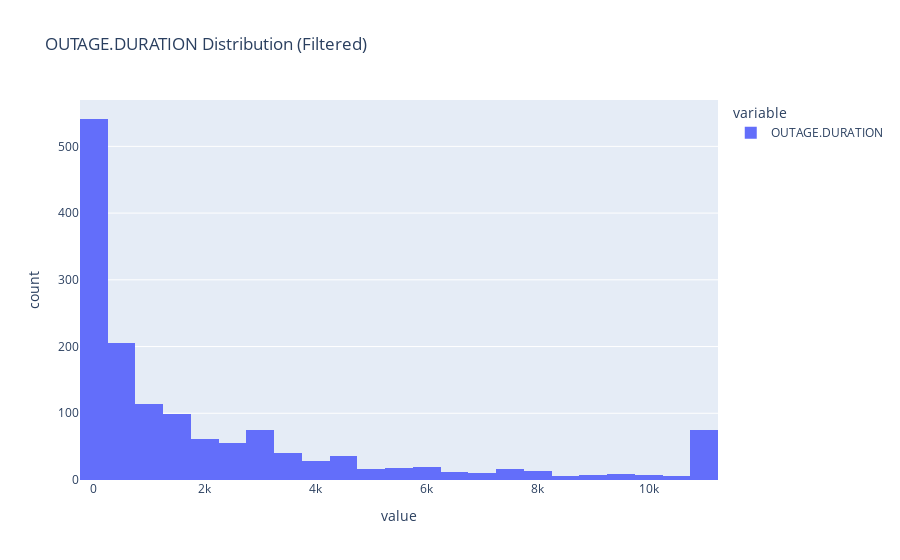
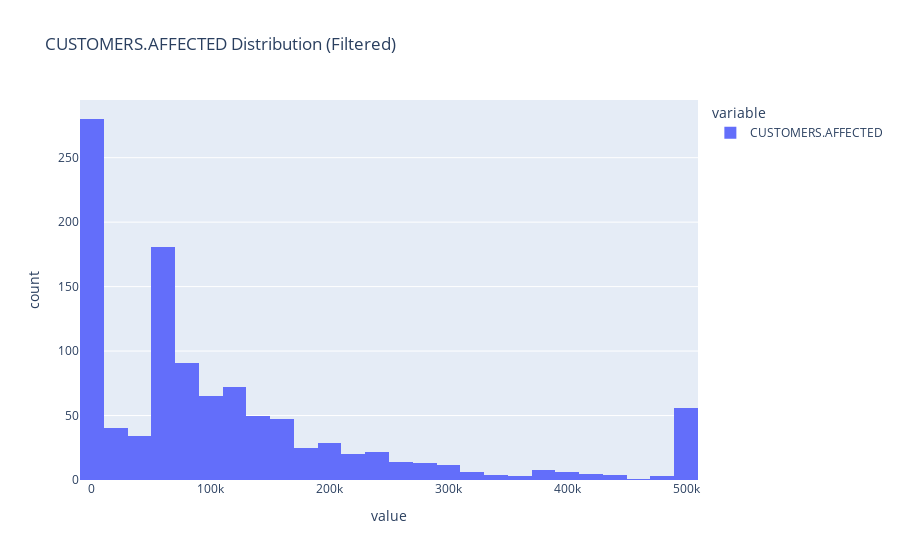

Notebook code cell kept with these figures, in order:
### Markdown cell above
We see some outliers that avoid us to see the details of the lower protion of the data, let's remove them for better representation.

### Code cell
def filter_outliers(column, lower_quantile=0.01, upper_quantile=0.95):
    lower_bound, upper_bound = column.quantile([lower_quantile, upper_quantile])
    return column.clip(lower=lower_bound, upper=upper_bound)

# Apply filtering to each column
filtered_duration = filter_outliers(df['OUTAGE.DURATION'])
filtered_customers_affected = filter_outliers(df['CUSTOMERS.AFFECTED'])

# Plotting histograms with filtered data
fig_duration_filtered = px.histogram(filtered_duration, title='OUTAGE.DURATION Distribution (Filtered)', nbins=40)
fig_customers_affected_filtered = px.histogram(filtered_customers_affected, title='CUSTOMERS.AFFECTED Distribution (Filtered)', nbins=40)

# Displaying the plots
fig_duration_filtered.show()
fig_customers_affected_filtered.show()

fig_duration_filtered.write_html('EDA-3.html',include_plotlyjs='cdn')
fig_customers_affected_filtered.write_html('EDA-4.html',include_plotlyjs='cdn')

### Figure 1 — Plotly figure (JSON) as saved in the notebook; plotly's stock layout.template omitted (floating-point values rounded to 4 significant figures; data arrays with more than 128 entries replaced by an {"elided": "..."} marker saying what was removed)
{"data": [{"alignmentgroup": "True", "bingroup": "x", "hovertemplate": "variable=OUTAGE.DURATION<br>value=%{x}<br>count=%{y}<extra></extra>", "legendgroup": "OUTAGE.DURATION", "marker": {"color": "#636efa", "pattern": {"shape": ""}}, "name": "OUTAGE.DURATION", "nbinsx": 40, "offsetgroup": "OUTAGE.DURATION", "orientation": "v", "showlegend": true, "type": "histogram", "x": {"elided": "1534 float values"}, "xaxis": "x", "yaxis": "y"}], "layout": {"barmode": "relative", "legend": {"title": {"text": "variable"}, "tracegroupgap": 0}, "title": {"text": "OUTAGE.DURATION Distribution (Filtered)"}, "xaxis": {"anchor": "y", "domain": [0, 1], "title": {"text": "value"}}, "yaxis": {"anchor": "x", "domain": [0, 1], "title": {"text": "count"}}}}

### Figure 2 — Plotly figure (JSON) as saved in the notebook; plotly's stock layout.template omitted (floating-point values rounded to 4 significant figures; data arrays with more than 128 entries replaced by an {"elided": "..."} marker saying what was removed)
{"data": [{"alignmentgroup": "True", "bingroup": "x", "hovertemplate": "variable=CUSTOMERS.AFFECTED<br>value=%{x}<br>count=%{y}<extra></extra>", "legendgroup": "CUSTOMERS.AFFECTED", "marker": {"color": "#636efa", "pattern": {"shape": ""}}, "name": "CUSTOMERS.AFFECTED", "nbinsx": 40, "offsetgroup": "CUSTOMERS.AFFECTED", "orientation": "v", "showlegend": true, "type": "histogram", "x": {"elided": "1534 float values"}, "xaxis": "x", "yaxis": "y"}], "layout": {"barmode": "relative", "legend": {"title": {"text": "variable"}, "tracegroupgap": 0}, "title": {"text": "CUSTOMERS.AFFECTED Distribution (Filtered)"}, "xaxis": {"anchor": "y", "domain": [0, 1], "title": {"text": "value"}}, "yaxis": {"anchor": "x", "domain": [0, 1], "title": {"text": "count"}}}}
